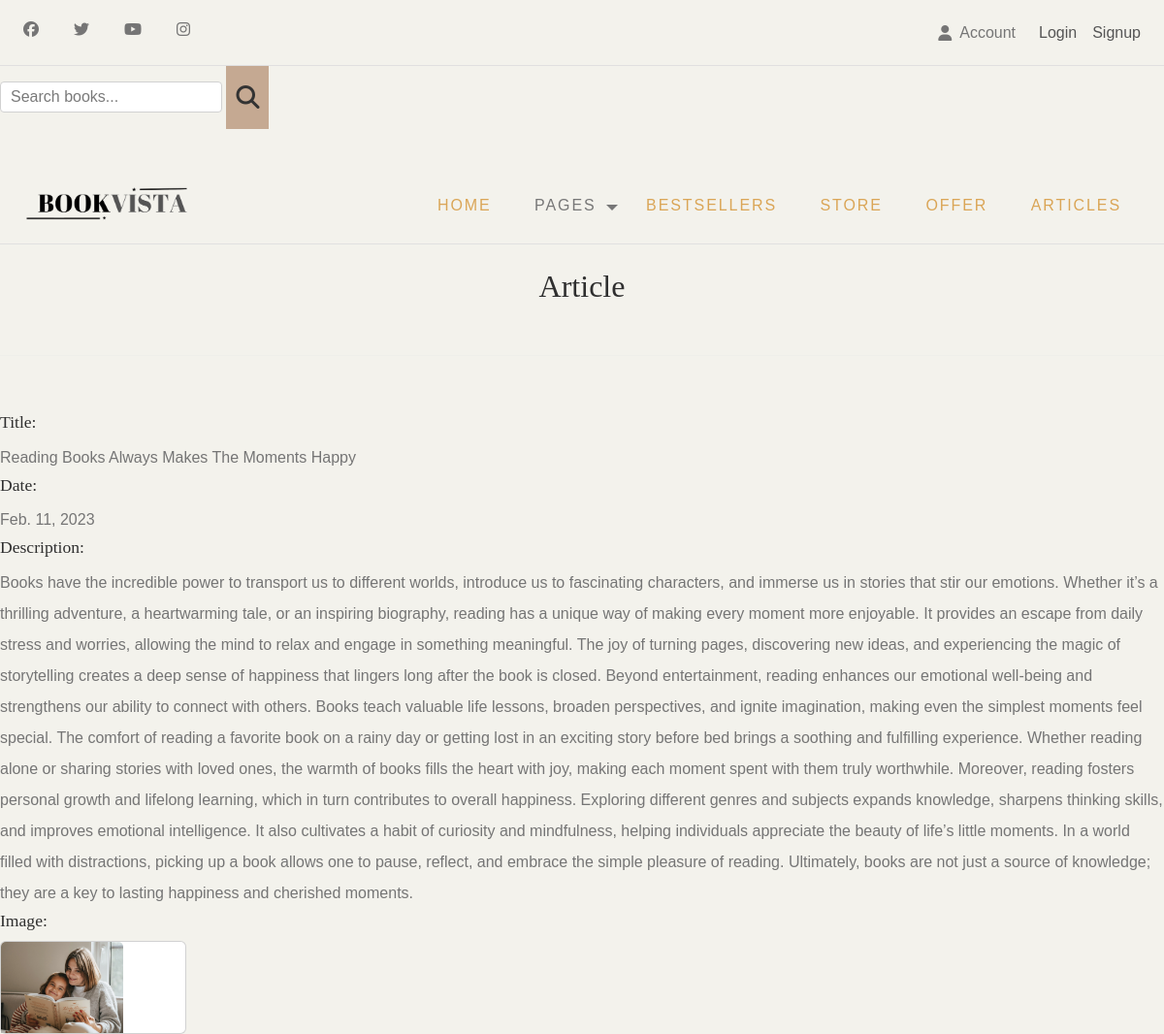
Page /articlesingle/1/ on the committed database.
### fifthclass/fifthapp/models.py (models this page shows, shortened)
class ArticlesModel(models.Model):
    article_title=models.CharField(max_length=100,null=True,blank=True)
    article_date=models.DateField(null=True,blank=True)
    article_desc=models.TextField(null=True,blank=True)
    article_image=models.ImageField(null=True, blank=True, upload_to='articles')

### fifthclass/fifthapp/views.py (the view)
# urls.py: path('articlesingle/<int:id>/', views.ArticlesSingleDisplay, name='articlesingle'),
def ArticlesSingleDisplay(request,id):
    art=ArticlesModel.objects.get(id=id)
    return render(request,'articlesingle.html',{'art':art})

### fifthclass/fifthapp/views.py (called while the page is built)
def cart_and_wishlist_count(request):
    cart_count = CartModel.objects.filter(user=request.user).count() if request.user.is_authenticated else 0
    wishlist_count = WishlistModel.objects.filter(user=request.user).count() if request.user.is_authenticated else 0
    return {'cart_count': cart_count, 'wishlist_count': wishlist_count}

### templates/articlesingle.html
{% extends 'base.html'%}
{% load static %}
{% block content %}
<link href="{%static 'css/style.css'%}" rel="stylesheet">
<link href="{%static 'css/vendor.css'%}" rel="stylesheet">
<link href="{%static 'css/icomoon.css'%}" rel="stylesheet">
<link href="{%static 'css/normalize.css'%}" rel="stylesheet">
     <div class="p2">
        <center><h1>Article</h1></center>
      </div>
   <hr>
 <h4>Title:</h4>
{{art.article_title}}
<h4>Date:</h4>
{{art.article_date}}
<h4>Description:</h4>
{{art.article_desc}}
<h4>Image:</h4>
<div class="card" style="width: 12rem;">
  <img src="{{art.article_image.url}}" style="width:126px" class="card-img-top" alt="...">
{% endblock %}

### static/css/style.css (style rules this page uses)
:root { --header-height: 160px; --header-height-min: 80px; }
:root { --accent-color: #C5A992; --secondary-color: #C5A992; --dark-color: #2f2f2f; --light-color: #F3F2EC; --body-text-color: #757575; --light-text-color: #afafaf; --dark-text-color: #2f2f2f; }
:root { --body-font: "Raleway", sans-serif; --heading-font: "Prata", Georgia, serif; --secondary-font: "Playfair Display", Georgia, serif; }
:root, [data-bs-theme=light] { --heading-font: "Prata", Georgia, serif; --heading-font-weight: 400; --heading-color: var(--bs-dark); --heading-line-height: 1.1; --swiper-theme-color: var(--bs-primary); --custom-easing: cubic-bezier(.17, .67, .83, .67); --bs-body-font-family: "Raleway", arial, sans-serif; --bs-body-font-size: 0.9rem; --bs-body-font-weight: 400; --bs-body-line-height: 1.7; --bs-body-color: #333; --bs-body-color-rgb: 51, 51, 51; --bs-primary: #C5A992; --bs-primary-dark: #C5A992; --bs-secondary: #C5A992; --bs-black: #111; --bs-light: #F1F1F0; --bs-dark: #212529; --bs-gray: #949494; --bs-gray-dark: #51565b; --bs-primary-rgb: 169, 128, 115; --bs-secondary-rgb: 253, 238, 233; --bs-black-rgb: 17, 17, 17; --bs-light-rgb: 241, 241, 240; --bs-dark-rgb: 33, 37, 41; --bs-link-color: var(--bs-dark); --bs-link-color-rgb: 17, 17, 17; --bs-link-decoration: underline; --bs-link-hover-color: var(--bs-primary); --bs-link-hover-color-rgb: 169, 128, 115; }
h1, h2, h3, h4, h5, h6 { color: var(--heading-color); }
*, *::before, *::after { -webkit-box-sizing: border-box; -moz-box-sizing: border-box; box-sizing: border-box; }
html { box-sizing: border-box; }
body { font-family: var(--body-font); font-size: 16px; line-height: 2; color: var(--body-text-color); background-color: var(--light-color); }
img { display: inline-block; border: 0; max-width: 100%; height: auto; vertical-align: middle; }
h1, .h1, h2, .h2, h3, .h3, h4, .h4, h5, .h5, h6, .h6 { font-family: var(--heading-font); line-height: 1.2; color: var(--dark-color); }
h1, h2, h3 { margin: 25px 0; text-transform: capitalize; }
h1, .h1 { font-size: 2.5em; line-height: 1.4; }
h4, .h4 { font-size: 1.1em; line-height: 1.4; }
::placeholder { color: #999; }
hr { margin-top: 3rem; margin-bottom: 3.5rem; border-width: 0; border-top: 1px solid #E1E1E1; }

### rows in the picture
ArticlesModel: article_title "Reading Books Always Makes The Moments Happy", article_date "Feb. 11, 2023", article_desc "Books have the incredible power to transport us to different worlds, introduce us to fascinating characters, and immerse us in stories that stir our emotions. Whether it’s a thrilling adventure, a heartwarming tale, or an inspiring biography, reading has a unique way of making every moment more enjoyable. It provides an escape from daily stress and worries, allowing the mind to relax and engage in something meaningful. The joy of turning pages, discovering new ideas, and experiencing the magic of storytelling creates a deep sense of happiness that lingers long after the book is closed. Beyond entertainment, reading enhances our emotional well-being and strengthens our ability to connect…", article_image (picture)
